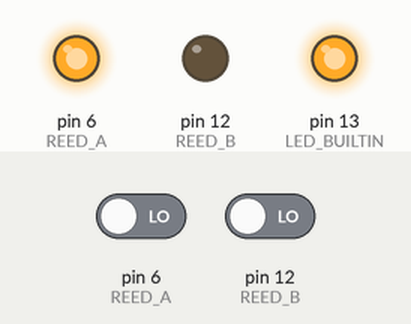
This sketch was run on a simulated Arduino Uno, built with avr-gcc and run on an emulated ATmega328P. Shown: output pins drawn as LEDs (lit = HIGH). Inputs (shaded band) come from the test bench; at power-on: pin 6 (REED_A) LOW, pin 12 (REED_B) LOW. What the sketch prints to the serial monitor is not drawn.

Above: at 2.5 s.
At 4.5 s:
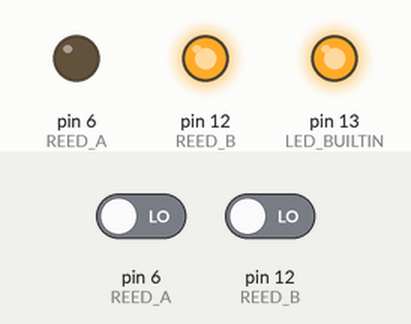
At 5.6 s:
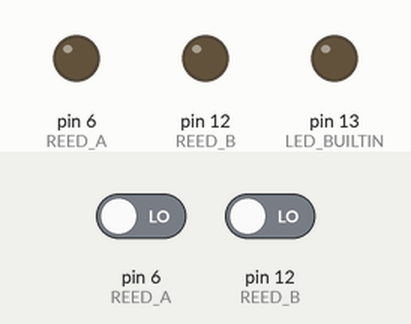
Timing chart, 0 to 7.3 s (numbered marks = the images above):
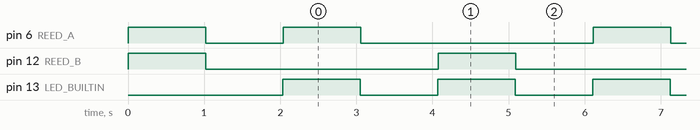

The sketch:

ReedRelayAPI.ino
```cpp
//2-Pin Axial Reed Relay (without inductor)
//3-Pin++ is also available (for control and latch)

//A visual graphing example, as it seems to read
//the same way with or without the reed present...

#define BAUD    115200
#define INTERVAL   500

#define REED_A       6
#define REED_B      12

int A = 0;
int B = 0;
int S = 0;

void SetState(int state = 0);
void LineFeed(size_t n = 20, int z = 2);

void ReadReed();
void LiftReed();
void DropReed();
void PushReed();
void PullReed();

void SetState(int state = 0)
{
    S = state;
    digitalWrite(LED_BUILTIN, S % 2);
}

void LineFeed(size_t n = 20, int z = 2)
{
    for (size_t i = 0; i < n; ++i)
    {
        Serial.print("A:"); Serial.print(A); Serial.print(",");
        Serial.print("B:"); Serial.print(B); Serial.print(",");
        Serial.print("S:"); Serial.print(S + z); Serial.println();
    }
}

void ReadReed()
{
    Serial.println("Reading Reed...");
    pinMode(REED_A, INPUT);
    pinMode(REED_B, INPUT);
    A = digitalRead(REED_A);
    B = digitalRead(REED_B);
    delay(INTERVAL);
    LineFeed();
}

void LiftReed()
{
    Serial.println("Powering Reed...");
    pinMode(REED_A, OUTPUT);
    pinMode(REED_B, OUTPUT);
    digitalWrite(REED_A, HIGH);
    digitalWrite(REED_B, HIGH);
    delay(INTERVAL);
    ReadReed();
}

void DropReed()
{
    Serial.println("Grounding Reed...");
    pinMode(REED_A, OUTPUT);
    pinMode(REED_B, OUTPUT);
    digitalWrite(REED_A, LOW);
    digitalWrite(REED_B, LOW);
    delay(INTERVAL);
    ReadReed();
}

void PushReed()
{
    Serial.println("Charging Reed...");
    pinMode(REED_A, OUTPUT);
    pinMode(REED_B, OUTPUT);
    digitalWrite(REED_A, HIGH);
    digitalWrite(REED_B, LOW);
    delay(INTERVAL);
    ReadReed();
}

void PullReed()
{
    Serial.println("Discharging Reed...");
    pinMode(REED_A, OUTPUT);
    pinMode(REED_B, OUTPUT);
    digitalWrite(REED_A, LOW);
    digitalWrite(REED_B, HIGH);
    delay(INTERVAL);
    ReadReed();
}

void setup()
{
    Serial.begin(BAUD);
    pinMode(LED_BUILTIN, OUTPUT);
    digitalWrite(LED_BUILTIN, LOW);

    pinMode(REED_A, OUTPUT);
    pinMode(REED_B, OUTPUT);
    digitalWrite(REED_A, LOW);
    digitalWrite(REED_B, LOW);

    SetState(0);
    LiftReed();
    DropReed();
}

void loop()
{
    SetState(1); PushReed();
    SetState(2); DropReed();
    SetState(3); PullReed();
    SetState(4); DropReed();
}
```

Measured:
- by itself, pin 6 (REED_A): repeats every 4.1 s: HIGH 1.0 s, LOW 3.1 s
- by itself, pin 12 (REED_B): alternates HIGH for 1.0 s and LOW for 3.1 s
- by itself, pin 13 (LED_BUILTIN): alternates HIGH for 1.0 s and LOW for 1.0 s
